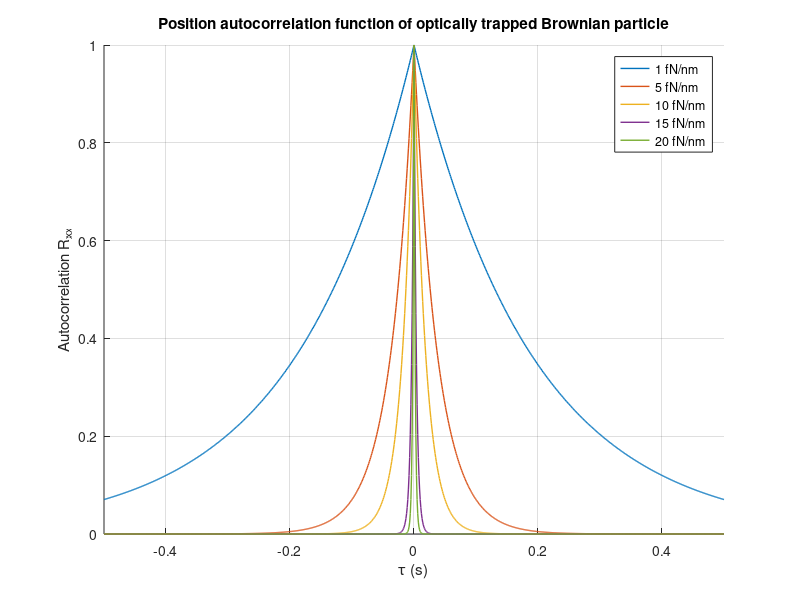

MATLAB code to generate this figure:
%% Workspace initialisation

clear all;
close all;
clc;

%% Plot autocorrelation
k_B = 1.380e-23; % Boltzmann constant
T = 293; % temperature (K)
kappa = [0.1 0.5 1 5 10] * (1e-15/1e-9); % trap stiffnesses (fN/nm)

R = 1e-6; % Particle radius [m] --> 1um radius particle
eta = 0.001; % Water viscosity [Pa*s]
gamma = (6*pi*eta*R);
tau_to = gamma./kappa;

for i = 1:numel(kappa)
    tau = -500e-3:1e-3:500e-3;
    acf = ((k_B*T)/(kappa(i)))*exp(-abs(tau)/tau_to(i));
    acf_normalized = acf / max(acf);  % Normalize to maximum value of 1
    hold on
    plot(tau,acf_normalized,'LineWidth',1)
    xlim([-500e-3 500e-3])
    ylim([0 1])
    grid
    xlabel('\tau (s)')
    ylabel('Autocorrelation R_{xx}')
    title('Position autocorrelation function of optically trapped Brownian particle')
end

legend('1 fN/nm', '5 fN/nm', '10 fN/nm', '15 fN/nm', '20 fN/nm')